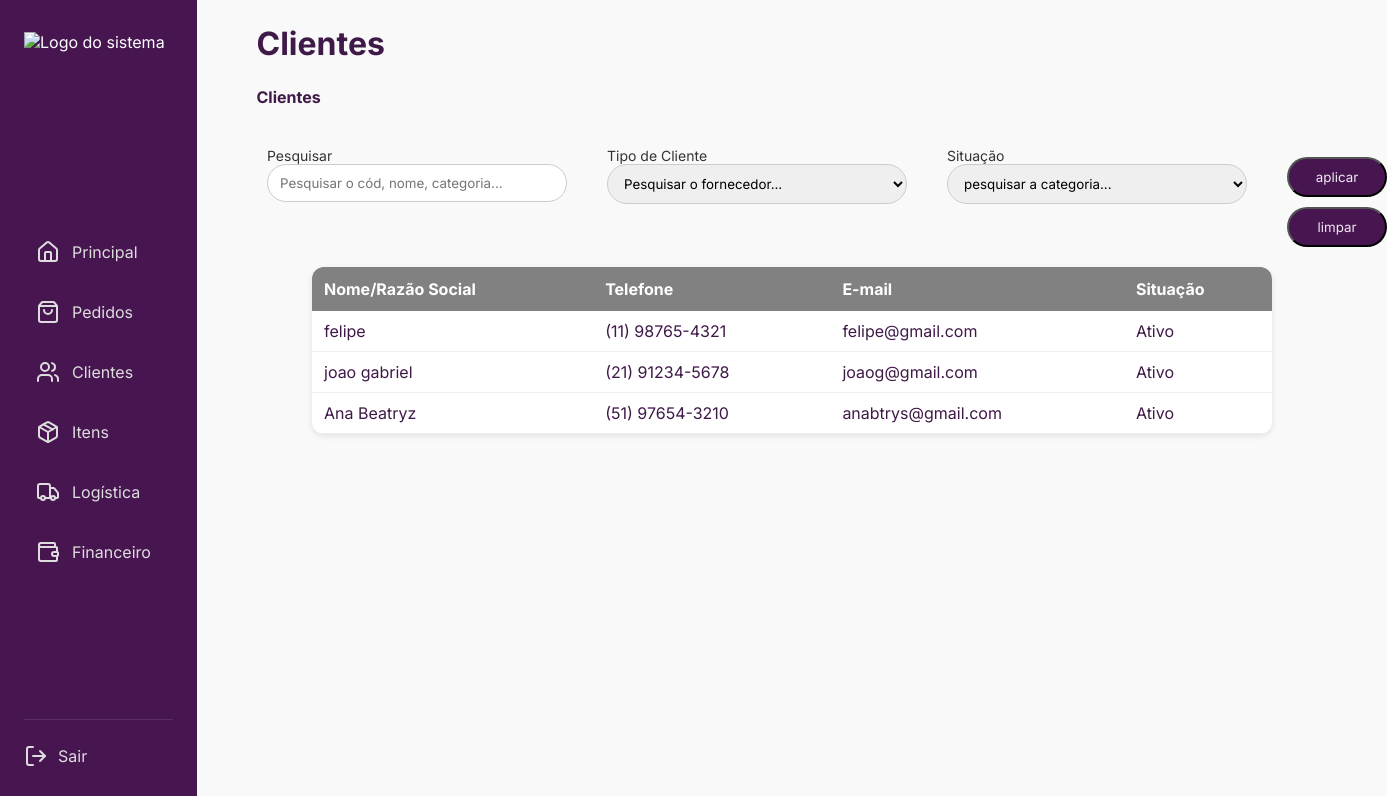
Page /clientes/ on the earlier database version.
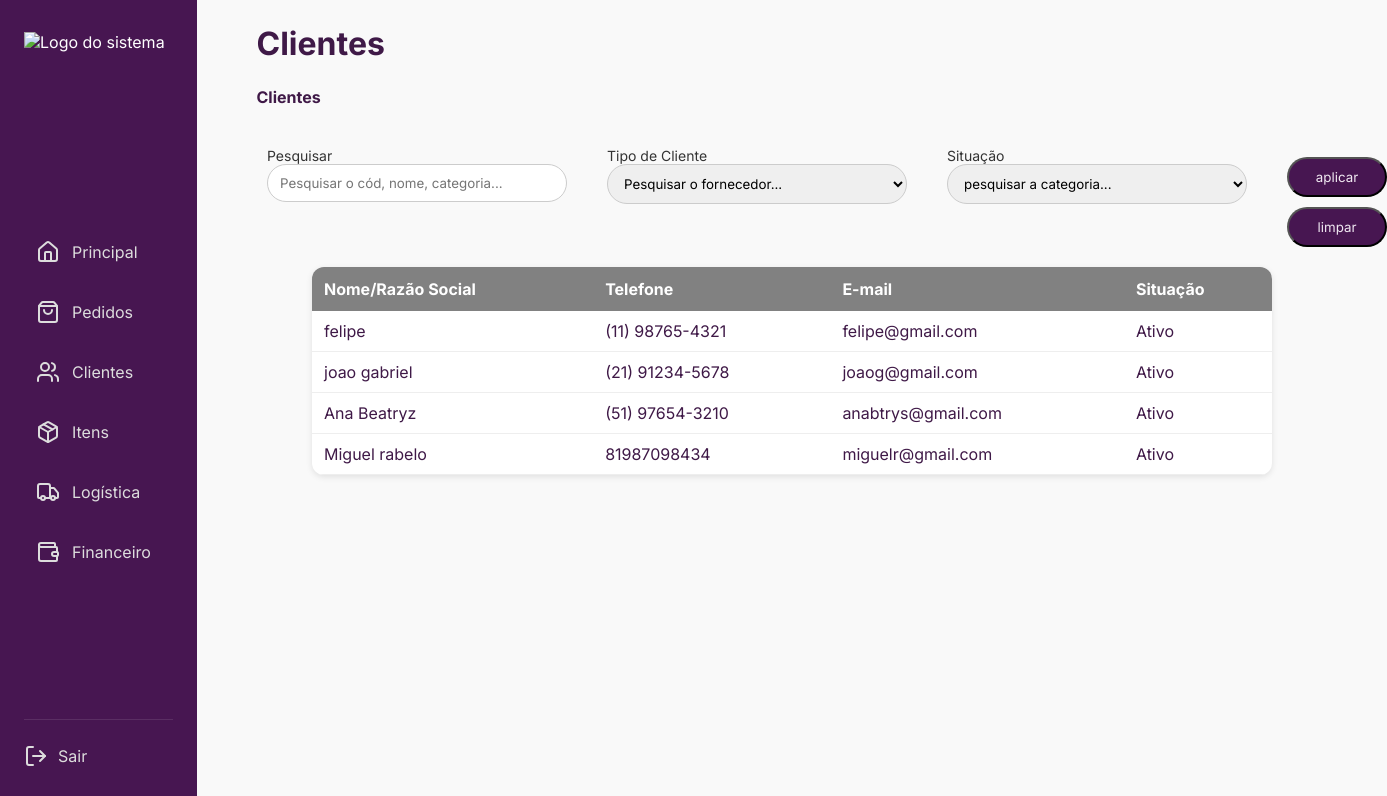
Same page on the later database version.
### forum/models.py (models this page shows, shortened)
class Cliente(models.Model):
    nome = models.CharField(max_length=100)
    email = models.EmailField(unique=True)
    telefone = models.CharField(max_length=20)
    situacao = models.CharField(
        max_length=15,
        choices=[('ativa', 'Ativa'), ('desativado', 'Desativado')],
        default='ativo'
    )

### forum/views.py (the view)
# urls.py: path('clientes/', views.lista_clientes, name='lista_clientes'),
def lista_clientes(request):
    clientes = Cliente.objects.all()  # pega todos os clientes do banco
    return render(request, 'index.html', {'clientes': clientes})

### forum/templates/index.html (shortened to what this page needs)
<!DOCTYPE html>
<html lang="en">
<head>
  {% load static %}
  <link rel="stylesheet" href="{% static "forum/style.css" %}">
</head>
<body>
    <div class="container">
    <aside class="sidebar">
      <div class="logo">
        <img src="logo.png" alt="Logo do sistema">
      </div>
      <nav class="menu">
        <a href="/nav-bar/home.html" class="menu-item">
            <i data-lucide="home"></i>
          <span>Principal</span>
        </a>
        <a href="#" class="menu-item">
          <i data-lucide="shopping-bag"></i>
          <span>Pedidos</span>
        </a>
        <a href="#" class="menu-item">
          <i data-lucide="users"></i>
          <span>Clientes</span>
        </a>
        <a href="#" class="menu-item">
          <i data-lucide="package"></i>
          <span>Itens</span>
        </a>
        <a href="#" class="menu-item">
          <i data-lucide="truck"></i>
          <span>Logística</span>
        </a>
        <a href="#" class="menu-item">
          <i data-lucide="wallet"></i>
          <span>Financeiro</span>
        </a>
      </nav>
      <div class="logout">
        <a href="#">
          <i data-lucide="log-out"></i>
          <span>Sair</span>
        </a>
      </div>
    </aside>
    <main>
        <h1>Clientes</h1>
        <div class="titulo">
      <h4 >Clientes</h4>
    </div>
    <main class="main">
      <div class="filtros-container">
        <div class="campo">
          <label for="pesquisar" >Pesquisar</label>
          <div class="input-icon">
            <input type="text" id="pesquisar" placeholder="Pesquisar o cód, nome, categoria...">
          </div>
        </div>
       <div class="tipodecliente">
       <div class="campo">
            <label for="tipo">Tipo de Cliente</label>
            <select id="tipo">
                <option value="">Pesquisar o fornecedor...</option>
            </select>
        </div>
 </div>
 <div class="situacao">
     <div class="campo">
            <label for="tipo">Situação</label>
            <select id="tipo">
                <option value="">pesquisar a categoria...</option>
            </select>
        </div>
 </div>
 <div class="botoes">
    <button>aplicar</button>
    <button>limpar</button>
 </div>
    </main>
     <div class="tabela-clientes" >
    <table>
        <thead>
            <tr>
                <th>Nome/Razão Social</th>
                <th>Telefone</th>
                <th>E-mail</th>
                <th>Situação</th>
            </tr>
        </thead>
        <tbody>
            {% for cliente in clientes %}
            <tr>
                <td>{{ cliente.nome }}</td>
                <td>{{ cliente.telefone }}</td>
                <td>{{ cliente.email }}</td>
                <td>Ativo</td>
            </tr>
            {% empty %}
            <tr>
                <td colspan="4">Nenhum cliente encontrado.</td>
            </tr>
            {% endfor %}
        </tbody>
    </table>
</div>
    </main>
  </div>
</body>
</html>

Differences in the rows shown:
added Cliente: nome "Miguel rabelo", telefone "81987098434", email "miguelr@gmail.com"
